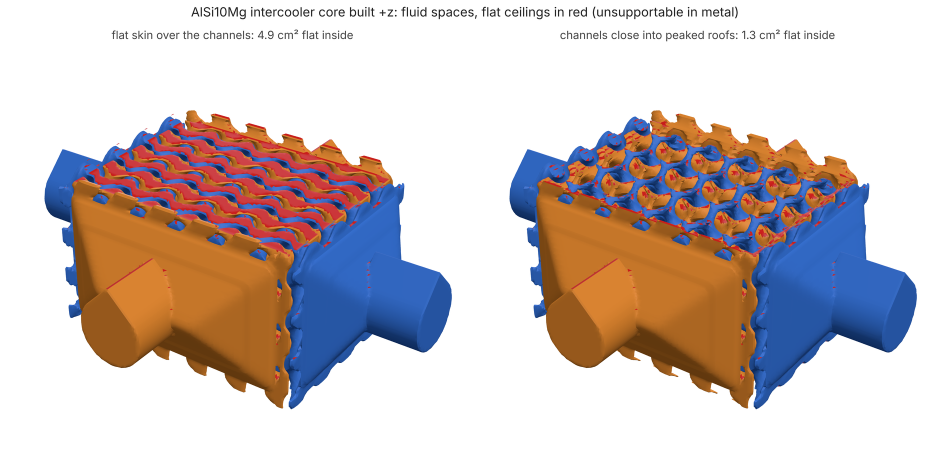
#> input picture docs/images/heatx/lpbf-ceilings.png, 1860 x 900 px (shown at 1/2 size)
$ python -i gallery.py   (imports and definitions only)
#> lines starting #> are read from the running program, lines starting #| are printed output that depends on the picture
"""
Regenerate the README gallery: renders of the eval case studies, their
stress maps, and a few heat exchangers, written to docs/images/ and listed
in README.md between the gallery markers (and in full in docs/GALLERY.md).

Run after an eval run, from the repo root:

    python -m loadpath.evals.run --out evals-out/
    python docs/gallery.py --evals evals-out/

It reuses the eval run's meshes (evals-out/<case>.stl) and scorecard, so
nothing is optimized again. Each part gets one fresh FEA (verify_part with
fields) for its stress map; --no-stress skips that, --no-heatx skips the heat
exchangers, and naming cases limits the run to them (the README keeps the
other cases' existing images). Renders with three.js in headless Chromium
(docs/render3d.py): needs Node with Playwright's Chromium, and the render
extra (matplotlib, shapely).
"""
from __future__ import annotations

import argparse
import datetime
import json
import os
import subprocess
import sys

import numpy as np

ROOT = os.path.dirname(os.path.dirname(os.path.abspath(__file__)))
sys.path.insert(0, ROOT)

sys.path.insert(0, os.path.dirname(os.path.abspath(__file__)))

from render3d import FLUIDS, KEEP_OUT, Scene, ramp  # noqa: E402

VIEWS = [(24, -58), (24, 32), (78, -90)]

CASES = os.path.join(ROOT, "loadpath", "evals", "cases")
IMAGES = os.path.join(ROOT, "docs", "images")
README = os.path.join(ROOT, "README.md")
GALLERY = os.path.join(ROOT, "docs", "GALLERY.md")
START, END = "<!-- gallery:start -->", "<!-- gallery:end -->"
COLS = 3
# Stress maps shown in the README (the rest are in docs/GALLERY.md).
STRESS_PICKS = ["bell-crank", "printed-hook", "grip-upper-arm"]

# The metal heat exchanger case whose internal ceilings the gallery shows.
METAL_CASE = "lpbf-intercooler-core"

# Heat exchangers shown in the gallery: (name, caption, spec, grid step mm, cut normal or None).
HEATX = [
    ("box-crossflow", "Gyroid crossflow in a box: A left to right, B front to back",
     {"core": {"type": "box", "min": [0, 0, 0], "max": [40, 40, 30]},
      "layout": "cross", "axes": "xy", "cell": 10, "wall": 0.8, "header": 5, "portDiameter": 6, "portLength": 5}, 0.4, None),
    ("cylinder-counterflow", "Gyroid counterflow in a cylinder: A through the ends, B in and out the side",
     {"core": {"type": "cylinder", "center": [0, 0, 25], "axis": "z", "length": 50, "r": 15},
      "layout": "counter", "axes": "zx", "cell": 9, "wall": 1.0, "header": 5, "portDiameter": 6, "portLength": 5}, 0.4, (0, 1, 0)),
]


# [5 lines left out: function _git, not called in this run]


def _crop(path, pad=12):
    """Trim the white round a render, so thumbnails fill their cell."""
#> called with path = 'images/heatx/lpbf-ceilings.png', pad = 12
    from PIL import Image, ImageChops

    im = Image.open(path).convert("RGB")
#> im is the input picture: PIL image 1860x900 RGB; mean R, G, B 204.9, 192.7, 191.3
    box = ImageChops.difference(im, Image.new("RGB", im.size, "white")).point(lambda v: 255 if v > 8 else 0).getbbox()
#> box = (88, 13, 1834, 819)
    if box:
        l, t, r, b = box
#> l = 88; t = 13; r = 1834; b = 819
        im.crop((max(l - pad, 0), max(t - pad, 0), min(r + pad, im.width), min(b + pad, im.height))).save(path)
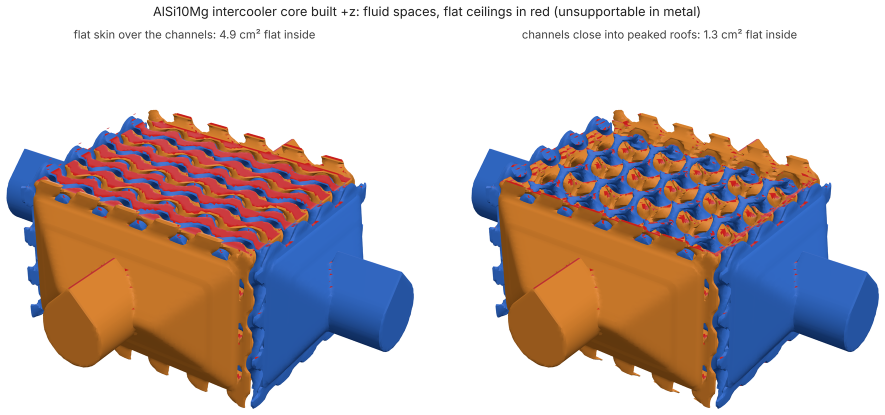
#> saved as lpbf-ceilings.png: PIL image 1770x830 RGB (shown at 1/2 size); mean R, G, B 197.9, 184, 182.4
    return path


# [143 lines left out: functions _shape_mesh, _study_panel, render_case, render_heatx, render_metal_ceilings, not called in this run]


def _rel(p):
    return os.path.relpath(p, ROOT).replace(os.sep, "/")


# [30 lines left out: functions _caption, _grid, _stamp, not called in this run]


# docs/images/manufacturing/ comes from full study runs of the variants named
# here (2026-10-30, cloud box), not from the eval suite: re-run them by hand
# when the optimizer changes enough to matter.
MFG_README = ("Made another way: the same arm link printed, cast (no undercuts along z), 3-axis milled from both "
              "sides with a 6 mm cutter, and with members capped at 6 mm. Each meets SF 3 and 0.5 mm.")
MFG_GALLERY = ("The `arm-link` eval case (SF 3, 0.5 mm at the wrist, PA12) with each of loadpath's manufacturing "
               "constraints. Cast two-sided along z and milled from +z and -z, every hole runs straight through; "
               "the cable channel along x is the one undercut left (it needs a side core), and the report says so "
               "(`manufacturing.access.undercutInKeepOuts`). maxMember 6 mm came out 6.8 mm thick at its "
               "thickest, under a 2 mm analysis cell over (the free part: 9.8 mm), and 2 g lighter.")
MFG_YOKE = ("GRIP's wrist yoke in 6061-T6 aluminium at SF 2: free (38.4 g, SF 4.8) and 5-axis milled with a "
            "4 mm cutter (38.8 g, SF 3.7): every void reachable from one of the six sides, no slot under 4 mm.")


# [101 lines left out: functions write_docs, main, not called in this run]


# [2 lines not run here, left out]

>>> result = _crop('images/heatx/lpbf-ceilings.png')

$ run again, on docs/images/heatx/box-crossflow.png
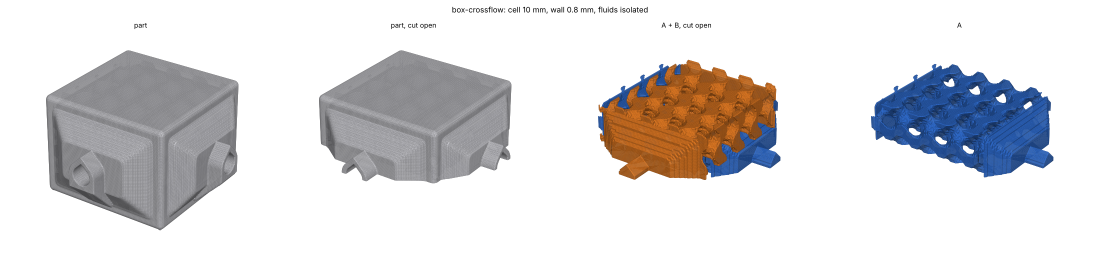
#> input picture docs/images/heatx/box-crossflow.png, 2200 x 506 px (shown at 1/2 size)
#> box = (92, 13, 2107, 461)
#> l = 92; t = 13; r = 2107; b = 461
#> in _crop, `im.crop((max(l - pad, 0), max(t - pad, 0), min(r + pad, im.width), min..`:
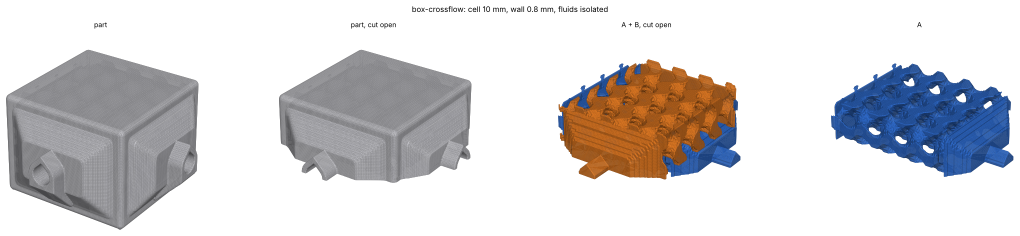
#> saved as box-crossflow.png: PIL image 2039x472 RGB (shown at 1/2 size); mean R, G, B 213.8, 212.3, 213.9

$ run again, on docs/images/heatx/cylinder-counterflow.png
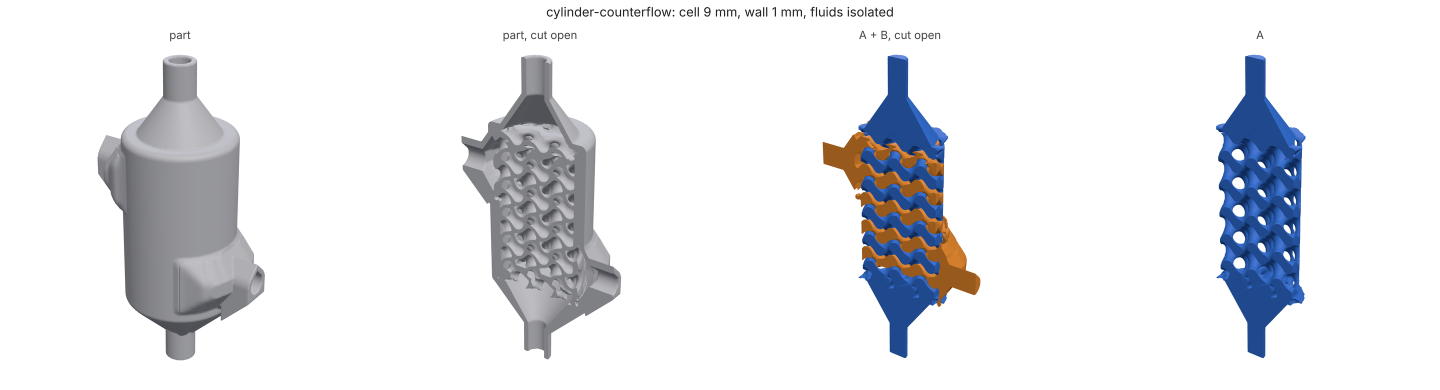
#> input picture docs/images/heatx/cylinder-counterflow.png, 2880 x 780 px (shown at 1/2 size)
#> in _crop, im is the input picture: PIL image 2880x780 RGB; mean R, G, B 231.1, 232.4, 235.5
#> box = (195, 13, 2611, 721)
#> l = 195; t = 13; r = 2611; b = 721
#> in _crop, `im.crop((max(l - pad, 0), max(t - pad, 0), min(r + pad, im.width), min..`:
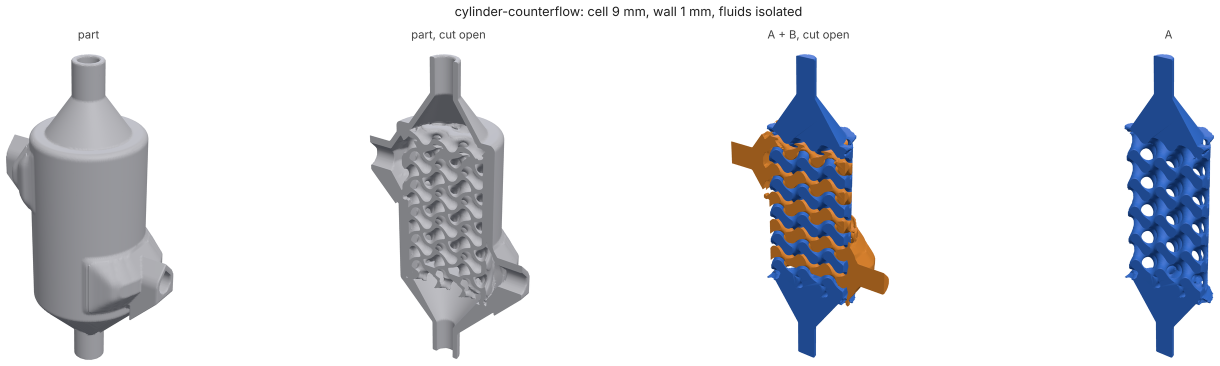
#> saved as cylinder-counterflow.png: PIL image 2440x732 RGB (shown at 1/2 size); mean R, G, B 224.9, 226.5, 230.5
